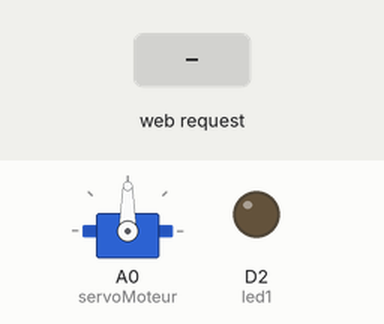
Recording of a sketch running on a simulated ESP8266 (NodeMCU). Shown: servo, output pins drawn as LEDs (lit = HIGH). Dashed ring = blinking. The inputs (shaded band) are chosen by the test bench. What the sketch prints to the serial monitor is not drawn.

Above: at 1.2 s.
1.3 s: HTTP request GET /up received
At 1.45 s:
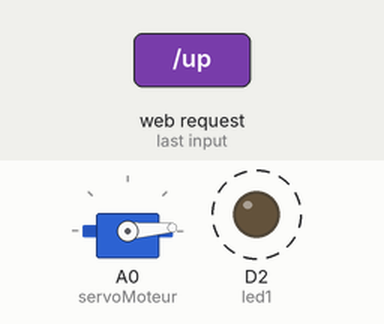
At 2.05 s:
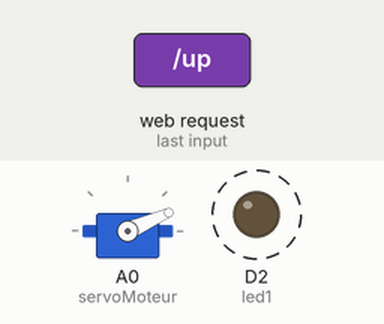
Timing chart, 0 to 6.7 s (numbered marks = the images above; inputs shaded):
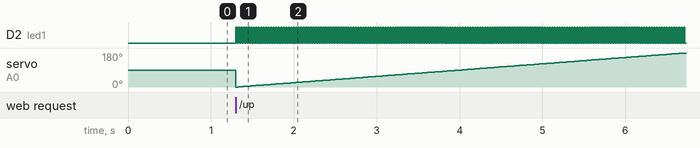

The sketch:

servo_test.ino
```cpp
#include <ESP8266WiFi.h>
#include <ESP8266WebServer.h>
#include <Servo.h>

#define led1 D2
#define led2 D3
const char* ssid = "Atastsousse";
const char* password = "helloworld";

ESP8266WebServer server(80);
Servo servoMoteur;
void setup() {
  // put your setup code here, to run once:
  pinMode(led1, OUTPUT);
  Serial.begin(115200); // start the serial
  WiFi.softAP(ssid, password); // create access point
  Serial.printf("ssid: %  \n",ssid);
  Serial.printf("password: %  \n",password);
  IPAddress IP = WiFi.softAPIP(); // create adress ip
  Serial.printf("ip adress: %");
  Serial.println(IP);
  server.begin();
  Serial.printf("server started");
  server.on("/",response);
  server.on("/control",indexPage);
  servoMoteur.attach(A0);
  server.on("/up", servoUp);
  server.on("/down", servoDown);
}
void response(){
  server.send(200,"text/html", "<h1>You are connected</h1>");
}

String indexPage(){
      String pageindex = "<!!DOCTYPE html>";
          pageindex += "<html>";
          pageindex += "<button><a href=\"/up\">UP</a></button>";
          pageindex += "<button><a href=\"/down\">DOWN</a></button>";
          pageindex += "</html>";
      server.send(200,"text/html",pageindex);
  }
void ledOne(){
  digitalWrite(led1, HIGH);
  delay(15);
  digitalWrite(led1, LOW);
  }
void ledTwo(){
  digitalWrite(led2, HIGH);
  delay(15);
  digitalWrite(led2, LOW);
  }
void servoUp(){
  for (int p = 0 ; p <= 180; p++){  //p: Position

    servoMoteur.write(p);
    ledOne();
    delay(15);
  }
  server.send(200, "html/text", indexPage());
}

void servoDown(){
  for (int p = 180; p >= 0; p--){
    servoMoteur.write(p);
    ledTwo();
    delay(15);
    }
  server.send(200, "html/text", indexPage());
}
void loop() {
  // put your main code here, to run repeatedly:
  server.handleClient();
}
```

Measured:
- after the input at 1.3 s, D2 (led1): alternates HIGH for 0.02 s and LOW for 0.02 s, starting at once
